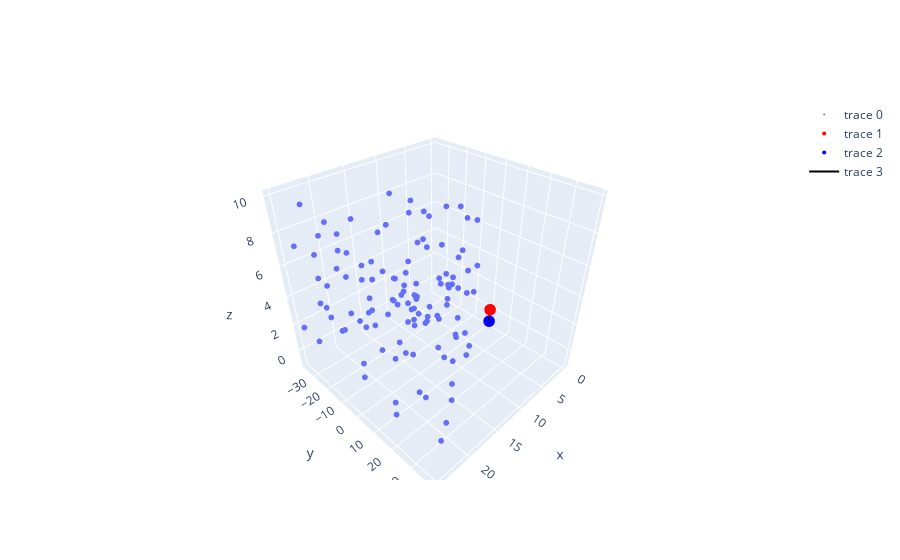

Here is the notebook cell this chart was saved with:
### Code cell
pose_0 = vo.get_trajectory()['poses'][0]
pose_1 = vo.get_trajectory()['poses'][1]

world_points = vo.get_map()['points']
print('Number of world points: ', len(world_points))

x_coords = [point[0] for point in world_points]
y_coords = [point[1] for point in world_points]
z_coords = [point[2] for point in world_points]

fig = go.Figure()
fig.add_trace(go.Scatter3d(x=x_coords, y=y_coords, z=z_coords, mode='markers', marker=dict(size=2)))

fig.add_trace(go.Scatter3d(x=[pose_0[0, 3]], y=[pose_0[1, 3]], z=[pose_0[2, 3]], mode='markers', marker=dict(size=4, color='red')))
fig.add_trace(go.Scatter3d(x=[pose_1[0, 3]], y=[pose_1[1, 3]], z=[pose_1[2, 3]], mode='markers', marker=dict(size=4, color='blue')))
fig.add_trace(go.Scatter3d(x=[pose_0[0, 3], pose_1[0, 3]], y=[pose_0[1, 3], pose_1[1, 3]], z=[pose_0[2, 3], pose_1[2, 3],], mode='lines', line=dict(color='black', width=2)))

fig.show()
